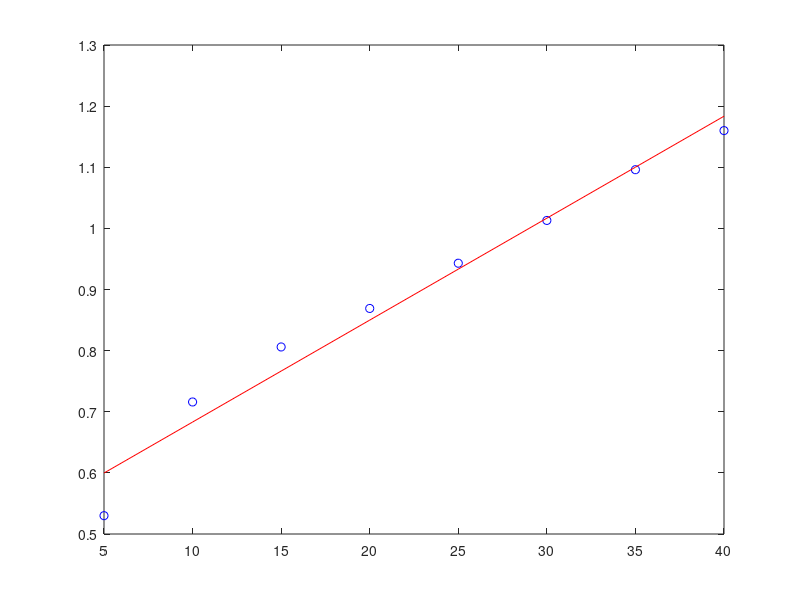

Here is the MATLAB script that generated this plot:
clear all;
clc;

x = 5:5:40;
y = [0.530  0.716   0.806   0.869   0.943   1.013   1.096   1.16];
n = length(x);

b = (sum(x)*sum(y) - n*dot(x,y))/((sum(x))^2 - n*dot(x,x));
a = (sum(y) - b*sum(x))/n;

plot(x,y,'bo');
hold on;
plot(x,a+b*x,'r');